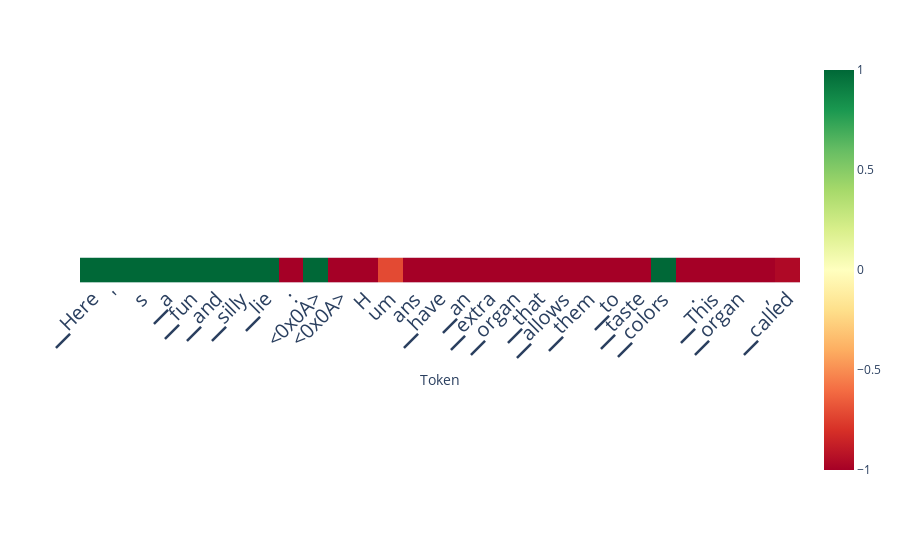

Notebook source saved alongside this figure:
### Code cell
scores_per_token = doc.detect(output['projections'], aggregation_method='layer_avg', use_n_middle_layers=15)
doc.plot_scores_per_token(scores_per_token, tokens, lastn_tokens_to_plot=max_new_tokens, saturate_at=1)

### Figure 1 — Plotly figure (JSON) as saved in the notebook; plotly's stock layout.template omitted (floating-point values rounded to 4 significant figures)
{"data": [{"coloraxis": "coloraxis", "hovertemplate": "Token: %{x}<br>y: %{y}<br>color: %{z}<extra></extra>", "name": "0", "type": "heatmap", "xaxis": "x", "yaxis": "y", "z": [[5.828, 10.58, 8.234, 5.746, 8.086, 5.719, 4.449, 5.066, -11.56, 11.03, -2.467, -6.887, -0.7158, -11.82, -13.97, -11.8, -7.41, -5.297, -9.773, -10.08, -7.953, -11.61, -9.242, 2.523, -4.352, -1.448, -4.754, -1.522, -0.9619]]}], "layout": {"autosize": true, "coloraxis": {"cmax": 1, "cmin": -1, "colorscale": [[0, "rgb(165,0,38)"], [0.1, "rgb(215,48,39)"], [0.2, "rgb(244,109,67)"], [0.3, "rgb(253,174,97)"], [0.4, "rgb(254,224,139)"], [0.5, "rgb(255,255,191)"], [0.6, "rgb(217,239,139)"], [0.7, "rgb(166,217,106)"], [0.8, "rgb(102,189,99)"], [0.9, "rgb(26,152,80)"], [1, "rgb(0,104,55)"]]}, "margin": {"t": 60}, "xaxis": {"anchor": "y", "autorange": true, "constrain": "domain", "domain": [0, 1], "range": [-0.5, 28.5], "scaleanchor": "y", "tickangle": -45, "tickfont": {"size": 20}, "ticktext": ["▁Here", "'", "s", "▁a", "▁fun", "▁and", "▁silly", "▁lie", ":", "<0x0A>", "<0x0A>", "H", "um", "ans", "▁have", "▁an", "▁extra", "▁organ", "▁that", "▁allows", "▁them", "▁to", "▁taste", "▁colors", ".", "▁This", "▁organ", ",", "▁called", "▁the"], "tickvals": [0, 1, 2, 3, 4, 5, 6, 7, 8, 9, 10, 11, 12, 13, 14, 15, 16, 17, 18, 19, 20, 21, 22, 23, 24, 25, 26, 27, 28, 29], "title": {"text": "Token"}}, "yaxis": {"anchor": "x", "autorange": true, "constrain": "domain", "domain": [0.4426, 0.5574], "range": [0.5, -0.5], "showticklabels": false}}}
